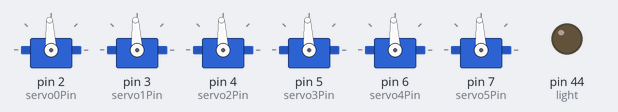
Bench run of a sketch on a simulated Arduino Mega 2560, built with avr-gcc and run on an emulated ATmega2560. Shown: 6 × servo, output pins drawn as LEDs (lit = HIGH).

Above: at 7.2 s.
Timing chart, 0 to 8.7 s (numbered marks = the images above):
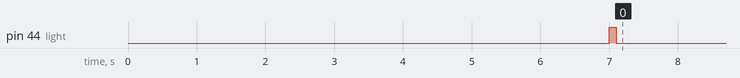

The sketch:

Offshore-Command-2022.ino
```cpp
#include <Servo.h>

Servo servo0;
Servo servo1;
Servo servo2;
Servo servo3;
Servo servo4;
Servo servo5;

#define servo0Pin 2
#define servo1Pin 3
#define servo2Pin 4
#define servo3Pin 5
#define servo4Pin 6
#define servo5Pin 7

int light = 44;
void setup() {
  Serial.begin(9600);
  Serial.setTimeout(5);
  pinMode(light, OUTPUT);

  servo0.attach(servo0Pin);
  servo0.writeMicroseconds(1500);
  servo1.attach(servo1Pin);
  servo1.writeMicroseconds(1500);
  servo2.attach(servo2Pin);
  servo2.writeMicroseconds(1500);
  servo3.attach(servo3Pin);
  servo3.writeMicroseconds(1500);
  servo4.attach(servo4Pin);
  servo4.writeMicroseconds(1500);
  servo5.attach(servo5Pin);
  servo5.writeMicroseconds(1500);

  delay(7000);
  digitalWrite(light, 1);
  delay(100);
  digitalWrite(light, 0);
}

void loop() {
  //note: expecting byte array of x elements from python, bytearray([a, b, c]) works in python
  //set integer as the number of bytes expected to be sent through python

  //0 = test "A" button, 1-6 = motors
  while (Serial.available() < 7);

  int bytesToRead = Serial.available();
  byte input[bytesToRead];

  for (int i = 0; i < bytesToRead; i++) {
    input[i] = Serial.read();
  }

  int motorPower0 = (input[1] * 3) + 1200;
  int motorPower1 = (input[2] * 3) + 1200;
  int motorPower2 = (input[3] * 3) + 1200;
  int motorPower3 = (input[4] * 3) + 1200;
  int motorPower4 = (input[5] * 3) + 1200;
  int motorPower5 = (input[6] * 3) + 1200;


  servo0.writeMicroseconds(motorPower0);
  servo1.writeMicroseconds(motorPower1);
  servo2.writeMicroseconds(motorPower2);
  servo3.writeMicroseconds(motorPower3);
  servo4.writeMicroseconds(motorPower4);
  servo5.writeMicroseconds(motorPower5);


  if (input[0] == 1) {
    digitalWrite(light, 1);
  } else {
    digitalWrite(light, 0);
  }
  Serial.print("received");
  //delay(20);
}
```
